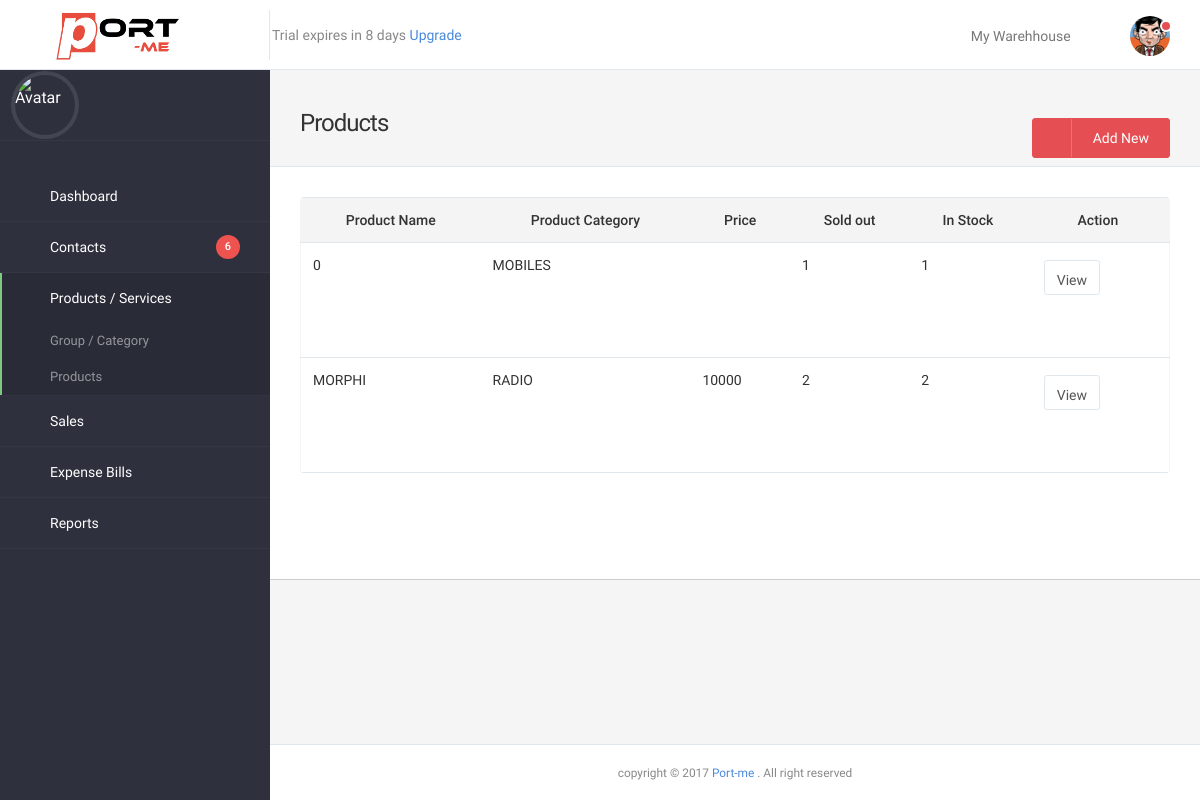
The page /product.php on the database as committed earlier.
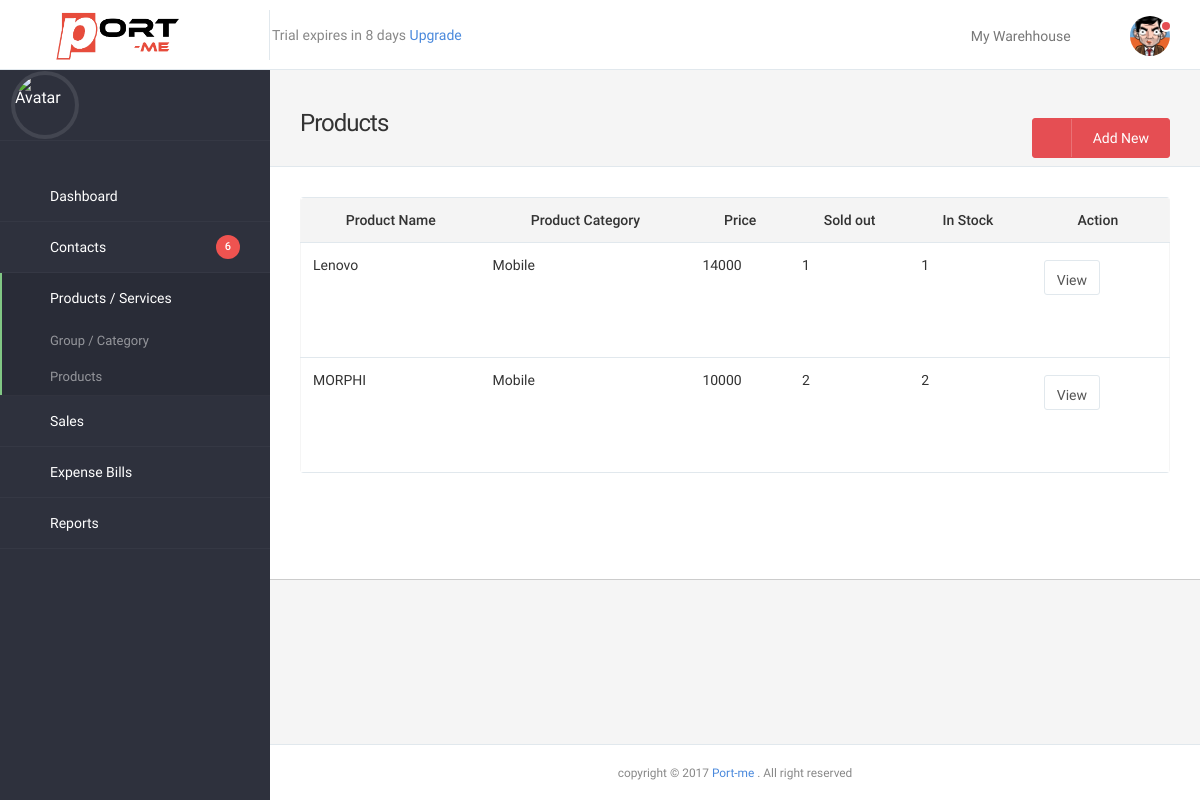
The same page on the database as committed later.
### tables this page shows
CREATE TABLE IF NOT EXISTS `product` (
  `product_id` int(255) NOT NULL AUTO_INCREMENT,
  `product_type` varchar(255) NOT NULL,
  `category_id` int(255) NOT NULL,
  `product_name` varchar(255) NOT NULL,
  `description` longtext NOT NULL,
  `quantity` int(255) NOT NULL,
  `tax_name` varchar(255) NOT NULL,
  `tax_rate` varchar(255) NOT NULL,
  `price` varchar(255) NOT NULL,
  `attribute_value` varchar(255) NOT NULL,
  `attribute_option` varchar(255) NOT NULL,
  `business_id` int(255) NOT NULL,
  PRIMARY KEY (`product_id`)
);

CREATE TABLE IF NOT EXISTS `product_category` (
  `category_id` int(255) NOT NULL AUTO_INCREMENT,
  `category_type` varchar(255) NOT NULL,
  `category_name` varchar(255) NOT NULL,
  `description` longtext NOT NULL,
  `attribute_name` longtext NOT NULL,
  `attribute_options` longtext NOT NULL,
  `item_type` varchar(255) NOT NULL,
  `business_id` int(255) NOT NULL,
  `tax` varchar(255) NOT NULL,
  PRIMARY KEY (`category_id`)
);

### product.php (the view, shortened to what this page needs)
<!DOCTYPE html>
<html lang=en>
<head>
	<?php include("metalinks.php");?>
</head>
<body>
	<div id="rs-wrapper">
		<?php
			include("header.php");
			include("sidebar.php");
		?>
		<article class="rs-content-wrapper">
			<div class="rs-content">
				<div class="rs-inner">
					<div class="rs-dashhead m-b-lg" style="background:#f5f5f5">
						<div class="rs-dashhead-content">
							<div class="rs-dashhead-titles">
								<h3 class="rs-dashhead-title m-t">
									Products
								</h3>
							</div>
							<div class="rs-dashhead-toolbar">
								<button type="button" class="btn btn-success btn-wide rs-btn-icon block-on-mobile" onclick="window.location.href='add_products.php'">
									<span class="gcon gcon-upload-to-cloud icon-btn"></span>
									Add New
								</button>
							</div>
						</div>
						<div class="col-md-12 col-sm-12">
						</div>
					</div>
					<div class="container-fluid">
						<div class="panel panel-plain panel-rounded table-responsive">
								<table class="table table-b-t table-b-b datatable-default rs-table table-default" style="border-right:1px solid #f5f5f5;border-left:1px solid #f5f5f5;">
									<thead>
							           <tr>
							                <th style="text-align:center;">Product Name</th>
							                <th style="text-align:center;">Product Category</th>
							                <th style="text-align:center;">Price</th>
							                <th style="text-align:center;">Sold out</th>
											<th style="text-align:center;">In Stock</th>
											<th style="text-align:center;">Action</th>
							            </tr>
							        </thead>
							        <tbody>
							            <tr>
											<?php
											$product_info = mysqli_query ($mysqli,"select * from product ");
											while ($fetch_product_info = mysqli_fetch_array($product_info))
											{
											?>
							                <td><?php echo $fetch_product_info['product_name'];?></td>
											<td>
											<?php
											$category_id = $fetch_product_info['category_id'];
											$category_name = mysqli_query ($mysqli, "select * from product_category where category_id = '".$category_id."'");
											$fetch_category_info = mysqli_fetch_array($category_name);
											echo $fetch_category_info['category_name'];
											?>
											</td>
											<td><?php echo $fetch_product_info['price'];?></td>
							                <td><?php echo $fetch_product_info['product_id'];?></td>
											<td><?php echo $fetch_product_info['product_id'];?></td>
											<td>
												<a href="view_product.php?product_id=<?php echo $fetch_product_info['product_id'];?>" class="btn btn-default" style="height:35px;margin:5px;"> View </a><br>
												<a href="edit_product.php?product_id=<?php echo $fetch_product_info['product_id'];?>" class="fa fa-pencil" style="height:35px;margin:5px;"></a>
												<a href="?delete_id=<?php echo $fetch_product_info['product_id'];?>" class="fa fa-trash" style="height:10px;margin:5px;"></a>
											</td>
											</tr>
											<?php
												}
											?>
							        </tbody>
								</table>
						</div>
					</div>
				</div>
			</div>
		</article>
	<?php include("footer.php");?>
</body>
</html>

Rows that differ between the two databases and show on the page:
changed product id 1: product_name "0" → "Lenovo"; category.category_name "MOBILES" → "Mobile"; price (not shown) → "14000"
changed product "MORPHI": category.category_name "RADIO" → "Mobile"
